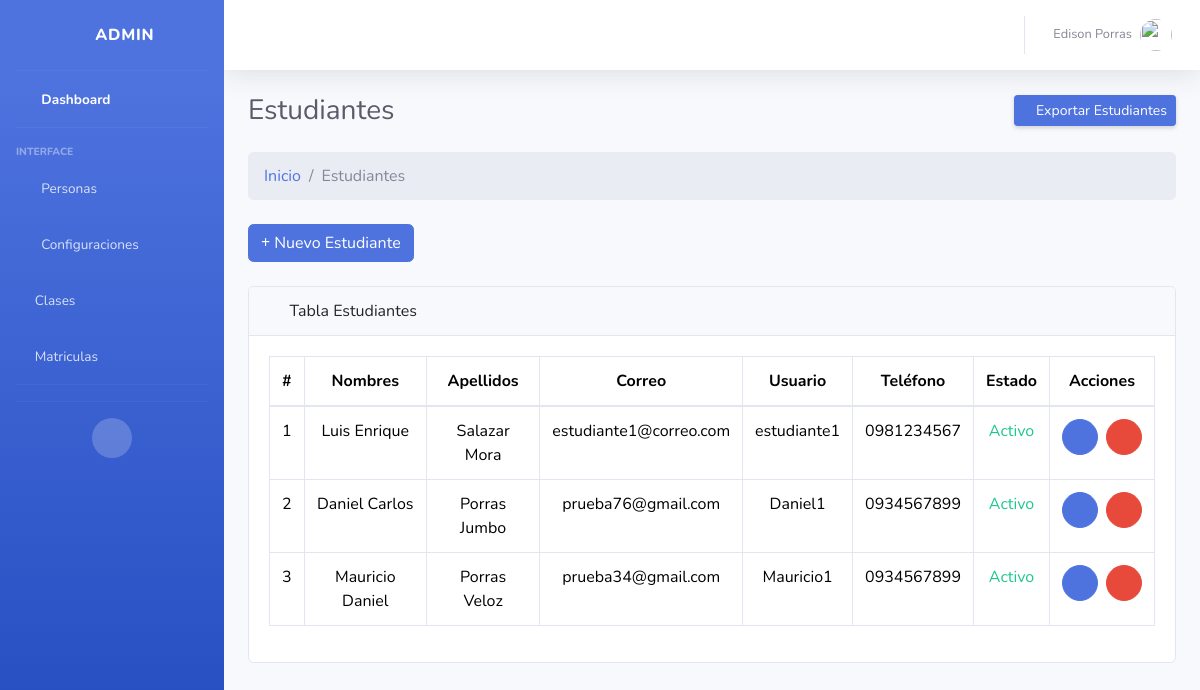
/estudiante/ (signed in), run on the app's committed database.
### Aplicaciones/core/models.py (models this page shows, shortened)
class Estudiantes(models.Model):
    est_id = models.AutoField(primary_key=True)
    fk_id_persona = models.ForeignKey(Personas,verbose_name='Persona',on_delete=models.CASCADE)
    est_contacto_emergencia = models.CharField(max_length=50,default="Null",null=True,verbose_name="Contacto de emergencia:")
    est_telefono_emergencia = models.CharField(max_length=15,default="Null",null=True,verbose_name="Teléfono de emergencia:")
    est_fotografia = models.ImageField(upload_to='estudiantes/',default=None,null=True,blank=True,verbose_name="Fotografía:")
    est_estado = models.BooleanField(default=True,verbose_name='Estado:')

class Personas(models.Model):
    per_id = models.AutoField(primary_key=True)
    fk_id_usuario = models.ForeignKey(User,verbose_name='Usuario',on_delete=models.CASCADE)
    per_segundo_nombre = models.CharField(max_length=50,default="Null",null=False,verbose_name="Segundo nombre:")
    per_segundo_apellido = models.CharField(max_length=50,default="Null",null=False,verbose_name="Segundo apellido:")
    per_fecha_nacimiento = models.DateField(
    null=True,          # permite guardar NULL en la base de datos
    blank=True,         # permite dejarlo en blanco en formularios
    verbose_name="Fecha de nacimiento:"
)
    per_cedula = models.CharField(max_length=15,default="Null",null=False,verbose_name="Cédula:")
    per_telefono = models.CharField(max_length=15,default="Null",null=True,verbose_name="Teléfono:")
    per_fecha_actualizacion = models.DateTimeField(auto_now=True,verbose_name='Actualizado el:')

### Aplicaciones/core/views/crud_estudiante_views.py (the view)
# urls.py: path('', loguin_views.index, name='loguin_index'),
@admin_required
def index(request):
    estudiantes = Estudiantes.objects.exclude(fk_id_persona__fk_id_usuario=request.user)
    return render(request, 'estudiante/index.html', {'estudiantes': estudiantes})

### Aplicaciones/core/context_processors.py (called while the page is built, shortened)
def foto_perfil_usuario(request):
    if request.user.is_authenticated:
        try:
            persona = Personas.objects.get(fk_id_usuario=request.user)
        except Personas.DoesNotExist:
            return {'foto_perfil': None}
    return {'foto_perfil': None}

### Aplicaciones/core/templates/estudiante/index.html (shortened to what this page needs)
{% extends 'plantillas/MasterAdmin.html' %}
{% load static %}
{% block css %}
<link href="{% static 'vendor/fontawesome-free/css/all.min.css' %}" rel="stylesheet" type="text/css">
{% endblock %}
{% block content %}
<div class="container-fluid ">
  <div class="d-sm-flex align-items-center justify-content-between mb-4">
    <h1 class="h3 mb-0 text-gray-800">Estudiantes</h1>
    <a href="#" class="d-none d-sm-inline-block btn btn-sm btn-primary shadow-sm"> Exportar Estudiantes </a>
  </div>
  <ol class="breadcrumb mb-4">
    <li class="breadcrumb-item"><a href="{% url 'core_admin' %}">Inicio</a></li>
    <li class="breadcrumb-item active">Estudiantes</li>
  </ol>
  <div class="mb-4">
    <a href="{% url 'estudiante_create' %}" class="btn btn-primary"><i class="fas fa-plus"></i> Nuevo
      Estudiante
    </a>
  </div>
  <div class="card mb-4">
    <div class="card-header">
      <i class="fas fa-table me-1"></i>
      Tabla Estudiantes
    </div>
    <div class="card-body">
      <div class="table-responsive">
        <table class="table table-bordered text-center" id="tbl-estudiante" width="100%" cellspacing="0">
          <thead>
            <tr>
              <th>#</th>
              <th>Nombres</th>
              <th>Apellidos</th>
              <th>Correo</th>
              <th>Usuario</th>
              <th>Teléfono</th>
              <th>Estado</th>
              <th>Acciones</th>
            </tr>
          </thead>
          <tbody>
            {% for estudiante in estudiantes %}
              <tr>
                <td>{{ forloop.counter }}</td>
                <td>{{estudiante.fk_id_persona.fk_id_usuario.first_name}} {{estudiante.fk_id_persona.per_segundo_nombre}}</td>
                <td>{{estudiante.fk_id_persona.fk_id_usuario.last_name}} {{estudiante.fk_id_persona.per_segundo_apellido}}</td>
                <td>{{estudiante.fk_id_persona.fk_id_usuario.email}}</td>
                <td>{{estudiante.fk_id_persona.fk_id_usuario.username}}</td>
                <td>{{estudiante.fk_id_persona.per_telefono}}</td>
                {% if estudiante.est_estado %}
                  <td class="text-success">Activo</td>
                {% else %}
                  <td class="text-danger">Inactivo</td>
                {% endif %}
                <td>
                  <div class="d-flex gap-2 justify-content-center">
                    <a href="{% url 'estudiante_edit' estudiante.est_id %}" type="button" class="btn btn-sm btn-primary rounded-circle d-flex align-items-center justify-content-center" style="width: 36px; height: 36px;">
                      <span><i class="fas fa-pen"></i></span>
                    </a>
                    <a class="btn btn-sm btn-danger rounded-circle d-flex align-items-center justify-content-center" style="width: 36px; height: 36px;" data-bs-toggle="modal"
                      data-bs-target="#eliminarModal{{estudiante.est_id}}"><i class="fas fa-trash"></i>
                  </a>
                  </div>
                </td>
              </tr>
            {% empty %}
              <tr>
                <td colspan="8">No hay estudiantes registrados</td>
              </tr>
            {% endfor %}
          </tbody>
        </table>
      </div>
    </div>
  </div>
</div>
{% endblock %}

### Aplicaciones/core/templates/plantillas/MasterAdmin.html (shortened to what this page needs)
{% load static %}
<!DOCTYPE html>
<html lang="es">
  <head>
    <link href="{% static 'vendor/fontawesome-free/css/all.min.css'%}" rel="stylesheet" type="text/css" />
    <link rel="stylesheet" href="{% static 'css/bootstrap.min.css' %}" />
    <link href="{% static 'vendor/bootstrap-select/css/bootstrap-select.min.css' %}" rel="stylesheet">
    <link href="{% static 'css/sb-admin-2.min.css' %}" rel="stylesheet" />
    {% block css %}
    {% endblock %}
  </head>
  <body id="page-top">
    <div id="wrapper">
      <ul class="navbar-nav bg-gradient-primary sidebar sidebar-dark accordion" id="accordionSidebar">
        <a class="sidebar-brand d-flex align-items-center justify-content-center" href="{% url 'core_admin' %}">
          <div class="sidebar-brand-icon rotate-n-15">
            <i class="fas fa-laugh-wink"></i>
          </div>
          <div class="sidebar-brand-text mx-3">
            Admin
          </div>
        </a>
        <hr class="sidebar-divider my-0" />
        <li class="nav-item active">
          <a class="nav-link" href="{% url 'core_admin' %}">
            <i class="fas fa-fw fa-tachometer-alt"></i>
            <span>Dashboard</span>
          </a>
        </li>
        <hr class="sidebar-divider" />
        <div class="sidebar-heading">Interface</div>
        <li class="nav-item">
          <a class="nav-link collapsed" href="#" data-toggle="collapse" data-target="#collapseTwo" aria-expanded="true" aria-controls="collapseTwo">
            <i class="fas fa-fw fa-users"></i>
            <span>Personas</span>
          </a>
        </li>
        <li class="nav-item">
          <a class="nav-link collapsed" href="#" data-toggle="collapse" data-target="#collapseUtilities" aria-expanded="true" aria-controls="collapseUtilities">
            <i class="fas fa-fw fa-wrench"></i>
            <span>Configuraciones</span>
          </a>
        </li>
        <li class="nav-item">
          <a class="nav-link" href="{% url 'clase_index' %}">
            <i class="fa-solid fa-chalkboard-user"></i>
            <span>Clases</span>
          </a>
        </li>
         <li class="nav-item">
          <a class="nav-link" href="{% url 'matricula_index'%}">
            <i class="fa-solid fa-file"></i>
            <span>Matriculas</span>
          </a>
        </li>
        <hr class="sidebar-divider" />
        <hr class="sidebar-divider d-none d-md-block" />
        <div class="text-center d-none d-md-inline">
          <button class="rounded-circle border-0" id="sidebarToggle"></button>
        </div>
      </ul>
      <div id="content-wrapper" class="d-flex flex-column">
        <div id="content">
          <nav class="navbar navbar-expand navbar-light bg-white topbar mb-4 static-top shadow">
            <ul class="navbar-nav ml-auto">
              <li class="nav-item dropdown no-arrow">
                <a class="nav-link dropdown-toggle" href="#" id="userDropdown" role="button" data-toggle="dropdown" aria-haspopup="true" aria-expanded="false">
                  <span class="mr-2 d-none d-lg-inline text-gray-600 small">{{ user.first_name }} {{ user.last_name }}</span>
                  <img class="img-profile rounded-circle" src="{{ foto_perfil }}" onerror="this.onerror=null;this.src='{% static 'img/undraw_profile.svg' %}';" />
                </a>
              </li>
            </ul>
          </nav>
            {% block content %}
            {% endblock %}
          </div>
        </div>
      </div>
  </body>
</html>

### data on the page
Estudiantes: fk_id_persona.fk_id_usuario.first_name "Luis", fk_id_persona.per_segundo_nombre "Enrique", fk_id_persona.fk_id_usuario.last_name "Salazar", fk_id_persona.per_segundo_apellido "Mora", fk_id_persona.fk_id_usuario.email "estudiante1@correo.com", fk_id_persona.fk_id_usuario.username "estudiante1", fk_id_persona.per_telefono "0981234567", est_estado "Activo"
Estudiantes: fk_id_persona.fk_id_usuario.first_name "Daniel", fk_id_persona.per_segundo_nombre "Carlos", fk_id_persona.fk_id_usuario.last_name "Porras", fk_id_persona.per_segundo_apellido "Jumbo", fk_id_persona.fk_id_usuario.email "prueba76@gmail.com", fk_id_persona.fk_id_usuario.username "Daniel1", fk_id_persona.per_telefono "0934567899", est_estado "Activo"
Estudiantes: fk_id_persona.fk_id_usuario.first_name "Mauricio", fk_id_persona.per_segundo_nombre "Daniel", fk_id_persona.fk_id_usuario.last_name "Porras", fk_id_persona.per_segundo_apellido "Veloz", fk_id_persona.fk_id_usuario.email "prueba34@gmail.com", fk_id_persona.fk_id_usuario.username "Mauricio1", fk_id_persona.per_telefono "0934567899", est_estado "Activo"

### other printed values
{{ user.first_name }} "Edison"
{{ user.last_name }} "Porras"
